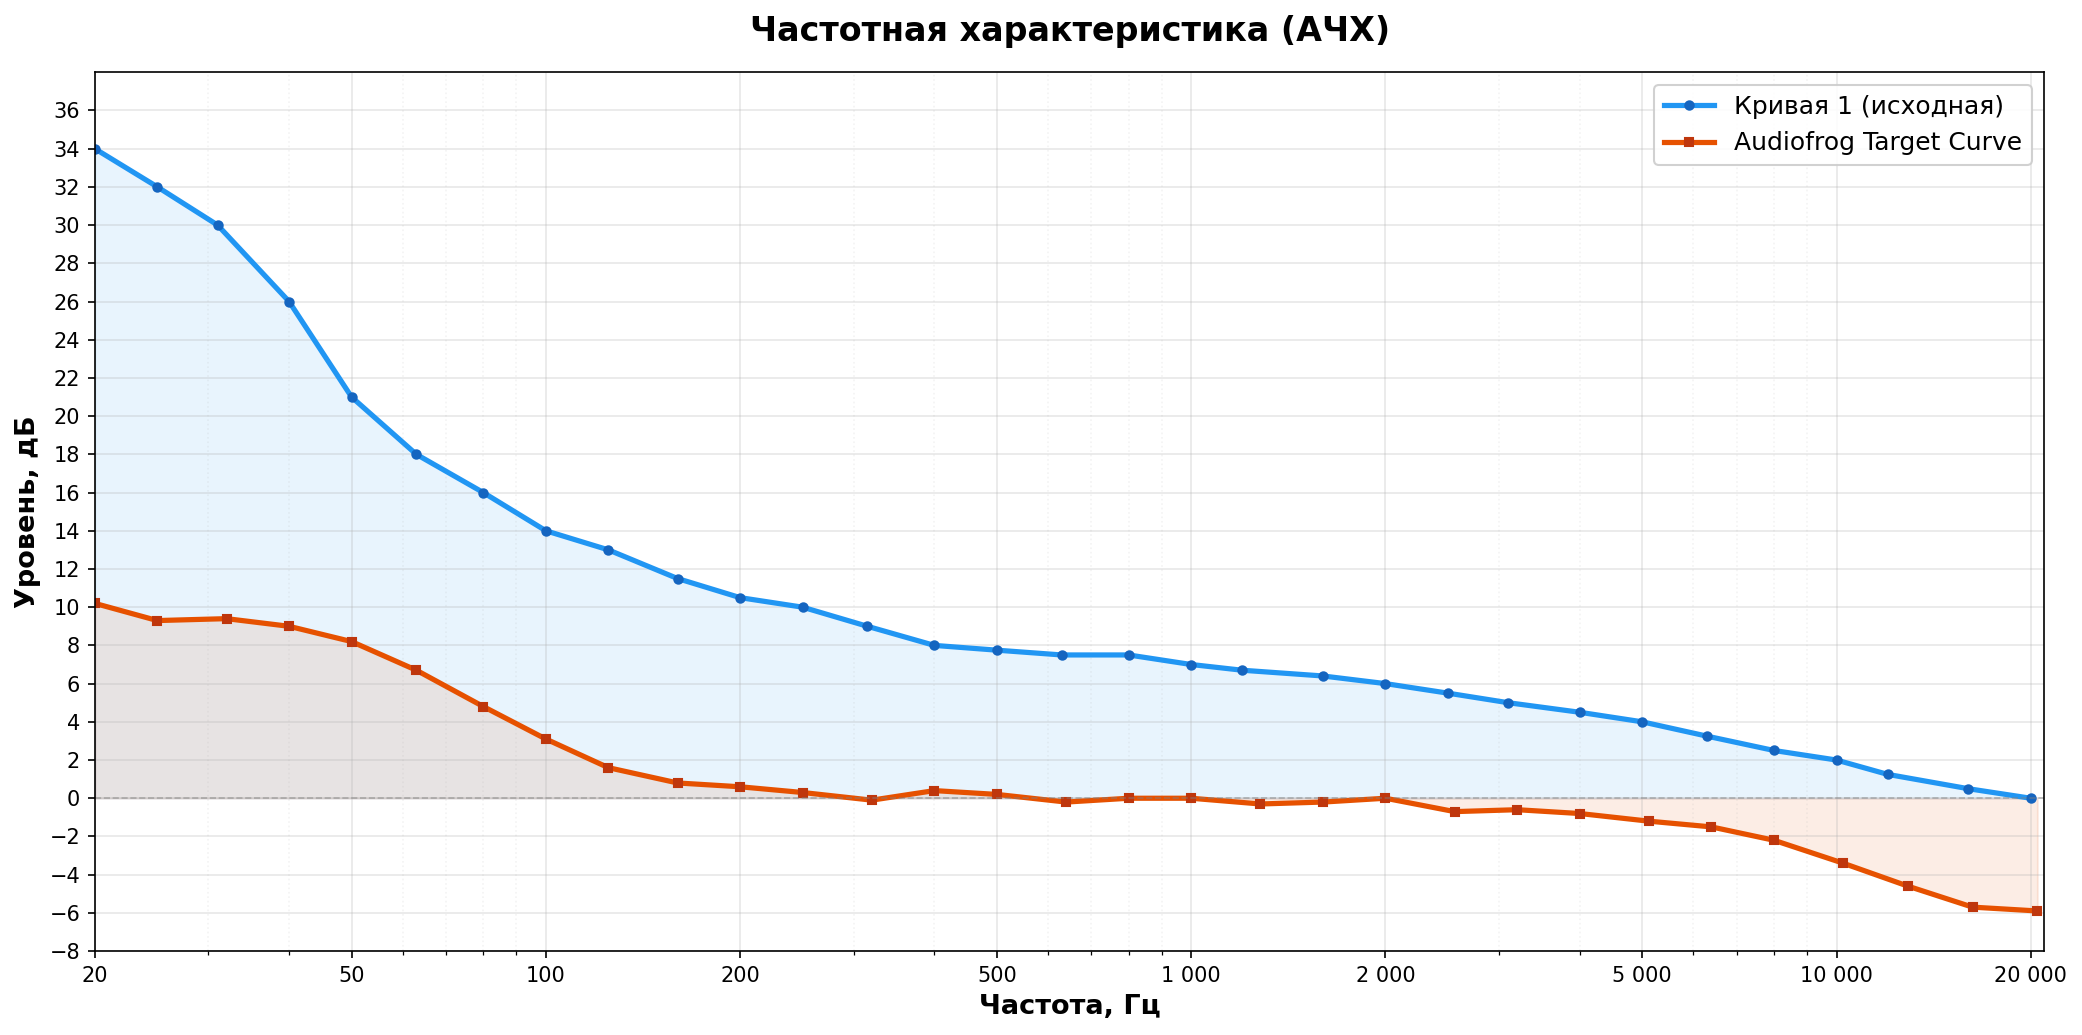

This chart was generated by the following Python code:
import matplotlib
matplotlib.use('Agg')
import matplotlib.pyplot as plt
import matplotlib.ticker as ticker
import numpy as np

# Curve 1 data
freq1 = [20, 25, 31, 40, 50, 63, 80, 100, 125, 160, 200, 250, 315, 400, 500,
         630, 800, 1000, 1200, 1600, 2000, 2500, 3100, 4000, 5000, 6300, 8000,
         10000, 12000, 16000, 20000]

db1 = [34, 32, 30, 26, 21, 18, 16, 14, 13, 11.5, 10.5, 10.0, 9.0, 8.0, 7.75,
       7.5, 7.5, 7.0, 6.7, 6.4, 6.0, 5.5, 5.0, 4.5, 4.0, 3.25, 2.5, 2.0,
       1.25, 0.5, 0]

# Curve 2 — Audiofrog Target Curve (normalized to 1 kHz = 0 dB)
freq2 = [20, 25, 32, 40, 50, 63, 80, 100, 125, 160, 200, 250, 320, 400, 500,
         640, 800, 1000, 1280, 1600, 2000, 2560, 3200, 4000, 5120, 6400, 8000,
         10240, 12900, 16250, 20480]

db2 = [10.2, 9.3, 9.4, 9.0, 8.2, 6.7, 4.8, 3.1, 1.6, 0.8, 0.6, 0.3, -0.1,
       0.4, 0.2, -0.2, 0.0, 0.0, -0.3, -0.2, 0.0, -0.7, -0.6, -0.8, -1.2,
       -1.5, -2.2, -3.4, -4.6, -5.7, -5.9]

fig, ax = plt.subplots(figsize=(14, 7))

# Plot curve 1
ax.semilogx(freq1, db1, color='#2196F3', linewidth=2.5, marker='o', markersize=4,
            markerfacecolor='#1565C0', markeredgecolor='#1565C0',
            label='Кривая 1 (исходная)')

# Plot curve 2
ax.semilogx(freq2, db2, color='#E65100', linewidth=2.5, marker='s', markersize=4,
            markerfacecolor='#BF360C', markeredgecolor='#BF360C',
            label='Audiofrog Target Curve')

# Fill under curves
ax.fill_between(freq1, db1, alpha=0.10, color='#2196F3')
ax.fill_between(freq2, db2, alpha=0.10, color='#E65100')

# Axis config
ax.set_xscale('log')
ax.set_xlim(20, 21000)
ax.set_ylim(-8, 38)
ax.set_xlabel('Частота, Гц', fontsize=13, fontweight='bold')
ax.set_ylabel('Уровень, дБ', fontsize=13, fontweight='bold')
ax.set_title('Частотная характеристика (АЧХ)', fontsize=16, fontweight='bold', pad=15)

# X ticks
major_ticks = [20, 50, 100, 200, 500, 1000, 2000, 5000, 10000, 20000]
ax.set_xticks(major_ticks)
ax.set_xticklabels([f'{f:,}'.replace(',', ' ') if f >= 1000 else str(f) for f in major_ticks])
ax.xaxis.set_minor_formatter(ticker.NullFormatter())

# Y ticks
ax.set_yticks(range(-8, 38, 2))

# Grid
ax.grid(True, which='major', linestyle='-', alpha=0.3)
ax.grid(True, which='minor', linestyle=':', alpha=0.15)

# Zero line
ax.axhline(y=0, color='gray', linewidth=0.8, linestyle='--', alpha=0.5)

# Legend
ax.legend(fontsize=12, loc='upper right', framealpha=0.9)

plt.tight_layout()
plt.savefig('/home/user/shadowrocket/frequency_response.png', dpi=150, bbox_inches='tight')
print('Saved: frequency_response.png')
